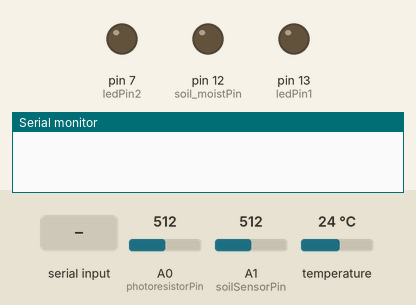
Simulated run of this sketch. Board: Arduino Uno, built with avr-gcc and run on an emulated ATmega328P. On the bench: output pins drawn as LEDs (lit = HIGH), the last lines printed to the serial monitor. Inputs (shaded band) come from the test bench; at power-on: A0 (photoresistorPin) = 512, A1 (soilSensorPin) = 512, temperature 24 °C.

Above: at 1.5 s.
1.6 s: "green_led_on\n" received over Serial
At 2.7 s:
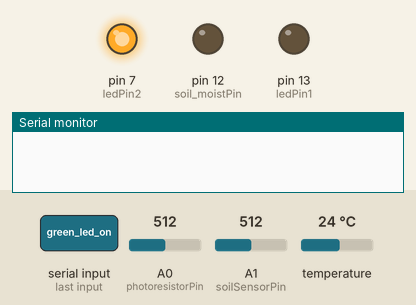
3.8 s: "soil\n" received over Serial
At 4.9 s:
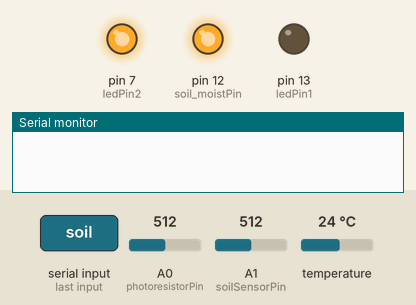
7.4 s: "red_led_on\n" received over Serial
At 8.8 s:
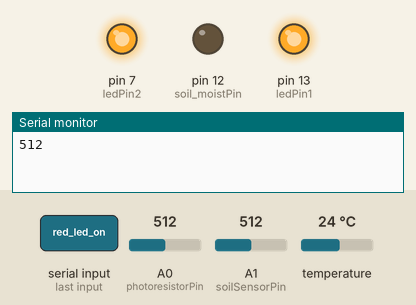
9.1 s: "green_led_off\n" received over Serial
At 10.0 s:
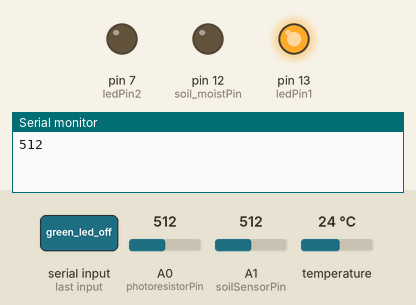
10.6 s: "soil\n" received over Serial
At 11.0 s:
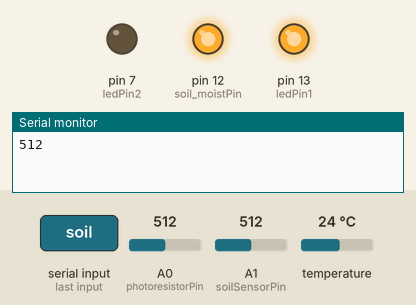
14.2 s: "red_led_off\n" received over Serial
At 15.0 s:
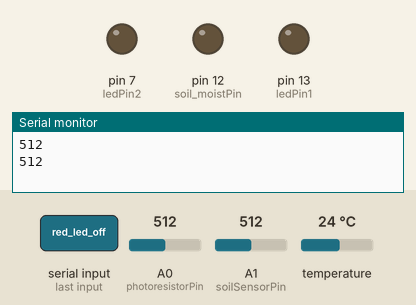
Timing chart, 0 to 16.9 s (numbered marks = the images above; inputs shaded):
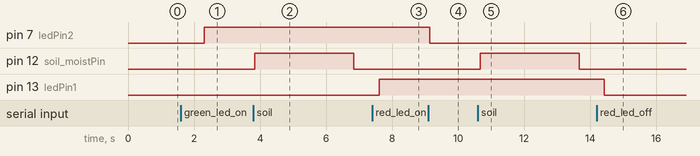

The sketch:

autogrow.ino
```cpp
/********************************************************************/
// First we include the libraries
#include <OneWire.h>
#include <DallasTemperature.h>
/********************************************************************/
// Data wire is plugged into pin 8 on the Arduino
#define ONE_WIRE_BUS 8
/********************************************************************/
// Setup a oneWire instance to communicate with any OneWire devices
// (not just Maxim/Dallas temperature ICs)
OneWire oneWire(ONE_WIRE_BUS);
/********************************************************************/
// Pass our oneWire reference to Dallas Temperature.
DallasTemperature sensors(&oneWire);
/********************************************************************/

int ledPin1 = 13;
int ledPin2 = 7;
int soil_moistPin = 12;
int photoresistorPin = A0;
int soilSensorPin = A1;
int photoresistorValue;
int soilSensorValue;
String val;

void setup() {
   // start serial port
  Serial.begin(9600);
  sensors.begin();

  //leds
  pinMode(ledPin1, OUTPUT);
  pinMode(ledPin2, OUTPUT);
  pinMode(soil_moistPin, OUTPUT);

}

void loop() {

  photoresistorValue = analogRead(photoresistorPin);  //photoresistor
  int temp = sensors.getTempCByIndex(0);
  sensors.requestTemperatures(); // Send the command to get temperature readings
  if(Serial.available()){
        val = Serial.readStringUntil('\n');

        //Green led on-off
        if(val == "green_led_on"){
          digitalWrite(ledPin2, HIGH);
        } else if (val == "green_led_off"){
          digitalWrite(ledPin2, LOW);
        }

        //Red led on-off
        if(val == "red_led_on"){
          digitalWrite(ledPin1, HIGH);
        } else if (val == "red_led_off"){
          digitalWrite(ledPin1, LOW);
        }

        //Temp
        if(val == "temperature"){
          Serial.println(sensors.getTempCByIndex(0));
        }

        //Light
        if(val == "light"){
          Serial.println(photoresistorValue);
        }

        //Soil
        if(val == "soil"){
          digitalWrite(soil_moistPin, HIGH);
          delay(3000);
          soilSensorValue = analogRead(soilSensorPin);
          Serial.println(soilSensorValue);
          //delay(2500);
          digitalWrite(soil_moistPin, LOW);
        }

    }
}
```

Measured:
- after the input at 1.6 s, pin 7 (ledPin2): LOW → HIGH after 0.71 s
- after the input at 3.8 s, pin 12 (soil_moistPin): LOW → HIGH at once, → LOW 3.0 s later
- after the input at 7.4 s, pin 13 (ledPin1): LOW → HIGH after 0.20 s
- after the input at 9.1 s, pin 7 (ledPin2): HIGH → LOW at once
- after the input at 10.6 s, pin 12 (soil_moistPin): LOW → HIGH after 0.06 s, → LOW 3.0 s later
- after the input at 14.2 s, pin 13 (ledPin1): HIGH → LOW after 0.23 s
